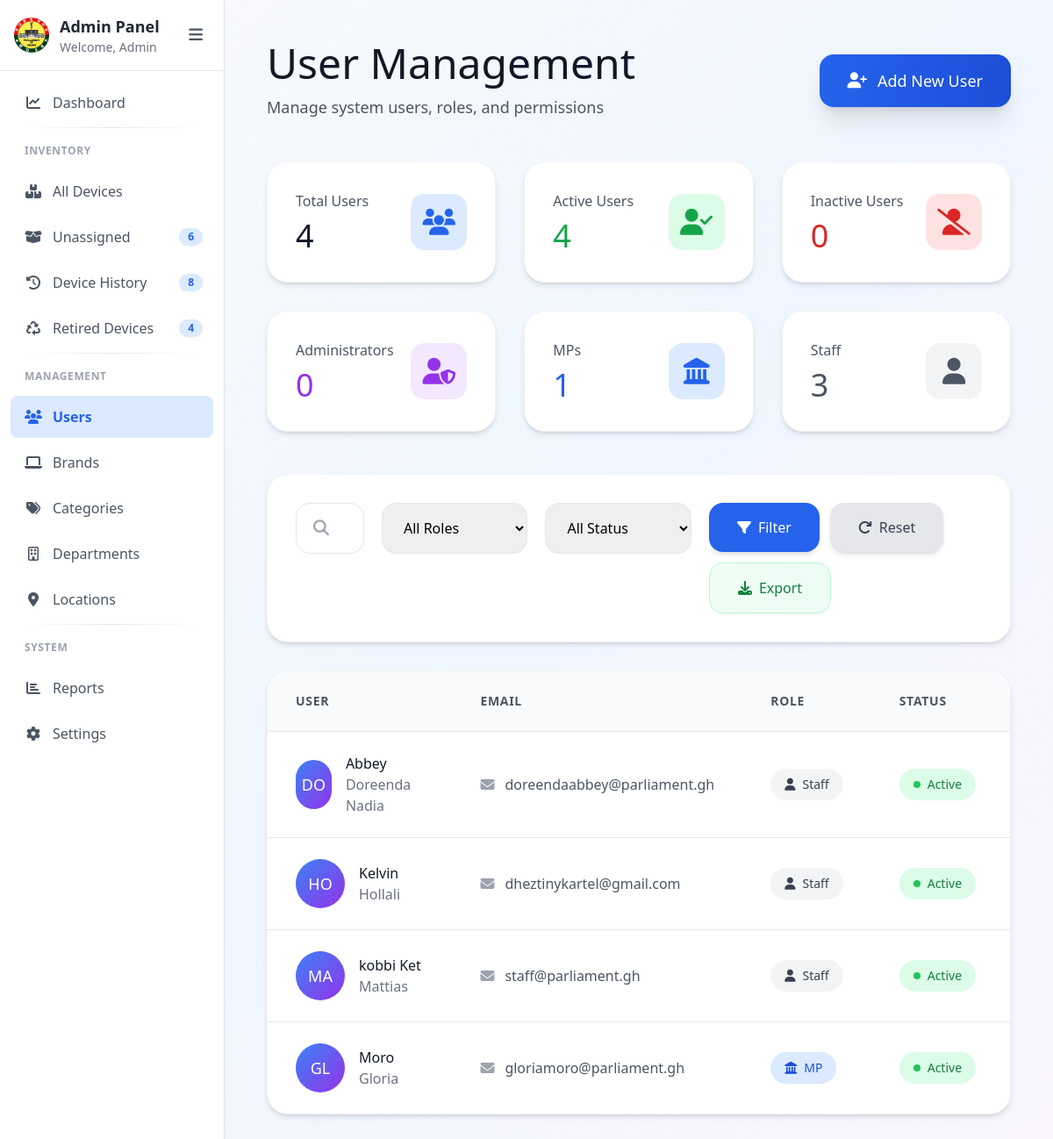
The page /users.php on the database its author committed.
### tables this page shows
CREATE TABLE `users` (
  `id` int(11) NOT NULL,
  `firstname` varchar(50) NOT NULL,
  `lastname` varchar(100) NOT NULL,
  `email` varchar(100) NOT NULL,
  `role` enum('admin','staff','mp') NOT NULL DEFAULT 'staff',
  `status` enum('active','inactive') NOT NULL DEFAULT 'active',
  `created_at` timestamp NULL DEFAULT current_timestamp(),
  `updated_at` timestamp NULL DEFAULT current_timestamp() ON UPDATE current_timestamp()
);

### users.php (the view, shortened to what this page needs)
<?php
$db = new Database();
$conn = $db->getConnection();
$search = trim($_GET['search'] ?? '');
$page = max(1, (int) ($_GET['page'] ?? 1));
$limit = isset($_GET['limit']) && in_array((int) $_GET['limit'], [10, 25, 50, 100])
    ? (int) $_GET['limit']
    : 10;
$offset = ($page - 1) * $limit;
$whereConditions = [];
$params = [];
$types = "";
$whereClause = !empty($whereConditions)
    ? " WHERE " . implode(" AND ", $whereConditions)
    : "";
$countSql = "SELECT COUNT(*) as total FROM users" . $whereClause;
$stmt = $conn->prepare($countSql);
$stmt->execute();
$countResult = $stmt->get_result();
$totalUsers = $countResult->fetch_assoc()['total'];
$activeSql = "SELECT COUNT(*) as count FROM users" . $whereClause . ($whereClause ? " AND " : " WHERE ") . "status = 'active'";
$stmt = $conn->prepare($activeSql);
$stmt->execute();
$activeResult = $stmt->get_result();
$activeUsers = $activeResult->fetch_assoc()['count'];
$adminSql = "SELECT COUNT(*) as count FROM users" . $whereClause . ($whereClause ? " AND " : " WHERE ") . "role = 'admin'";
$stmt = $conn->prepare($adminSql);
$stmt->execute();
$adminResult = $stmt->get_result();
$adminUsers = $adminResult->fetch_assoc()['count'];
$mpSql = "SELECT COUNT(*) as count FROM users" . $whereClause . ($whereClause ? " AND " : " WHERE ") . "role = 'mp'";
$stmt = $conn->prepare($mpSql);
$stmt->execute();
$mpResult = $stmt->get_result();
$mpUsers = $mpResult->fetch_assoc()['count'];
$staffSql = "SELECT COUNT(*) as count FROM users" . $whereClause . ($whereClause ? " AND " : " WHERE ") . "role = 'staff'";
$stmt = $conn->prepare($staffSql);
$stmt->execute();
$staffResult = $stmt->get_result();
$staffUsers = $staffResult->fetch_assoc()['count'];
$sql = "SELECT * FROM users" . $whereClause . " ORDER BY id DESC LIMIT ? OFFSET ?";
$params[] = $limit;
$params[] = $offset;
$types .= "ii";
$stmt = $conn->prepare($sql);
if (!empty($params)) {
    $stmt->bind_param($types, ...$params);
}
$stmt->execute();
$result = $stmt->get_result();
$users = $result->fetch_all(MYSQLI_ASSOC);
?>
<!DOCTYPE html>
<html lang="en">
<head>
    <script src="https://cdn.tailwindcss.com"></script>
    <link rel="stylesheet" href="https://cdnjs.cloudflare.com/ajax/libs/font-awesome/6.5.1/css/all.min.css">
</head>
<body class="bg-gradient-to-br from-gray-50 via-blue-50 to-purple-50 min-h-screen">
    <?php include 'sidebar.php'; ?>
    <main id="mainContent" class="p-6 md:p-12 max-w-[1600px] mx-auto">
        <div class="mb-12">
            <div class="flex flex-col md:flex-row md:items-center md:justify-between gap-6">
                <div>
                    <h1 class="text-4xl md:text-5xl font-medium text-gray-900 mb-3">User Management</h1>
                    <p class="text-lg text-gray-600">Manage system users, roles, and permissions</p>
                </div>
                <button onclick="openAddModal()"
                    class="inline-flex items-center justify-center px-8 py-4 bg-gradient-to-r from-blue-600 to-blue-700 text-white text-lg rounded-2xl hover:from-blue-700 hover:to-blue-800 transition-all shadow-xl hover:shadow-2xl transform hover:-translate-y-1">
                    <i class="fas fa-user-plus mr-3"></i>
                    Add New User
                </button>
            </div>
        </div>
        <div class="grid grid-cols-1 md:grid-cols-2 lg:grid-cols-3 xl:grid-cols-6 gap-8 mb-12">
            <div class="bg-white rounded-3xl shadow-md hover:shadow-xl transition-shadow p-8 border border-gray-100">
                <div class="flex items-center justify-between">
                    <div>
                        <p class="text-base text-gray-600 mb-2">Total Users</p>
                        <p class="text-4xl font-medium text-gray-900"><?= $totalUsers ?></p>
                    </div>
                    <div class="w-16 h-16 bg-blue-100 rounded-2xl flex items-center justify-center">
                        <i class="fas fa-users text-3xl text-blue-600"></i>
                    </div>
                </div>
            </div>
            <div class="bg-white rounded-3xl shadow-md hover:shadow-xl transition-shadow p-8 border border-gray-100">
                <div class="flex items-center justify-between">
                    <div>
                        <p class="text-base text-gray-600 mb-2">Active Users</p>
                        <p class="text-4xl font-medium text-green-600"><?= $activeUsers ?></p>
                    </div>
                    <div class="w-16 h-16 bg-green-100 rounded-2xl flex items-center justify-center">
                        <i class="fas fa-user-check text-3xl text-green-600"></i>
                    </div>
                </div>
            </div>
            <div class="bg-white rounded-3xl shadow-md hover:shadow-xl transition-shadow p-8 border border-gray-100">
                <div class="flex items-center justify-between">
                    <div>
                        <p class="text-base text-gray-600 mb-2">Inactive Users</p>
                        <p class="text-4xl font-medium text-red-600"><?= $totalUsers - $activeUsers ?></p>
                    </div>
                    <div class="w-16 h-16 bg-red-100 rounded-2xl flex items-center justify-center">
                        <i class="fas fa-user-slash text-3xl text-red-600"></i>
                    </div>
                </div>
            </div>
            <div class="bg-white rounded-3xl shadow-md hover:shadow-xl transition-shadow p-8 border border-gray-100">
                <div class="flex items-center justify-between">
                    <div>
                        <p class="text-base text-gray-600 mb-2">Administrators</p>
                        <p class="text-4xl font-medium text-purple-600"><?= $adminUsers ?></p>
                    </div>
                    <div class="w-16 h-16 bg-purple-100 rounded-2xl flex items-center justify-center">
                        <i class="fas fa-user-shield text-3xl text-purple-600"></i>
                    </div>
                </div>
            </div>
            <div class="bg-white rounded-3xl shadow-md hover:shadow-xl transition-shadow p-8 border border-gray-100">
                <div class="flex items-center justify-between">
                    <div>
                        <p class="text-base text-gray-600 mb-2">MPs</p>
                        <p class="text-4xl font-medium text-blue-600"><?= $mpUsers ?></p>
                    </div>
                    <div class="w-16 h-16 bg-blue-100 rounded-2xl flex items-center justify-center">
                        <i class="fas fa-landmark text-3xl text-blue-600"></i>
                    </div>
                </div>
            </div>
            <div class="bg-white rounded-3xl shadow-md hover:shadow-xl transition-shadow p-8 border border-gray-100">
                <div class="flex items-center justify-between">
                    <div>
                        <p class="text-base text-gray-600 mb-2">Staff</p>
                        <p class="text-4xl font-medium text-gray-600"><?= $staffUsers ?></p>
                    </div>
                    <div class="w-16 h-16 bg-gray-100 rounded-2xl flex items-center justify-center">
                        <i class="fas fa-user text-3xl text-gray-600"></i>
                    </div>
                </div>
            </div>
        </div>
        <div class="bg-white rounded-3xl shadow-md border border-gray-100 p-8 mb-8">
            <form method="GET" class="flex flex-col md:flex-row gap-5">
                <div class="flex-1">
                    <div class="relative">
                        <i
                            class="fas fa-search absolute left-5 top-1/2 transform -translate-y-1/2 text-gray-400 text-lg"></i>
                        <input type="text" name="search" value="<?= htmlspecialchars($search) ?>"
                            placeholder="Search by username, name, or email..." autocomplete="off"
                            class="w-full pl-14 pr-5 py-4 text-base border border-gray-200 rounded-2xl focus:outline-none focus:ring-2 focus:ring-blue-500 focus:border-transparent transition">
                    </div>
                </div>
                <div class="w-full md:w-56">
                    <select name="role"
                        class="w-full px-5 py-4 text-base border border-gray-200 rounded-2xl focus:outline-none focus:ring-2 focus:ring-blue-500 focus:border-transparent transition">
                        <option value="">All Roles</option>
                    </select>
                </div>
                <div class="w-full md:w-56">
                    <select name="status"
                        class="w-full px-5 py-4 text-base border border-gray-200 rounded-2xl focus:outline-none focus:ring-2 focus:ring-blue-500 focus:border-transparent transition">
                        <option value="">All Status</option>
                    </select>
                </div>
                <div class="flex gap-3 flex-wrap items-center">
                    <button type="submit"
                        class="px-8 py-4 text-base bg-blue-600 text-white rounded-2xl hover:bg-blue-700 transition-colors shadow-md hover:shadow-lg">
                        <i class="fas fa-filter mr-2"></i>Filter
                    </button>
                    <a href="users.php"
                        class="px-8 py-4 text-base bg-gray-200 text-gray-700 rounded-2xl hover:bg-gray-300 transition-colors inline-flex items-center shadow-md hover:shadow-lg">
                        <i class="fas fa-redo mr-2"></i>Reset
                    </a>
                    <a href="export_users.php?<?= http_build_query($_GET) ?>" class="px-8 py-4 bg-gradient-to-r from-green-50 to-emerald-50 border border-green-200 text-green-700 rounded-2xl
               hover:from-green-100 hover:to-emerald-100 hover:border-green-300 transition-all duration-200
               inline-flex items-center gap-2 shadow-sm hover:shadow">
                        <i class="fas fa-download"></i>
                        <span>Export</span>
                    </a>
                </div>
            </form>
        </div>
        <div class="bg-white rounded-3xl shadow-md border border-gray-100 overflow-hidden">
            <div class="overflow-x-auto">
                <table class="w-full">
                    <thead>
                        <tr class="bg-gray-50 border-b border-gray-200">
                            <th class="px-8 py-6 text-left text-sm text-gray-600 uppercase tracking-wider">
                                User
                            </th>
                            <th class="px-8 py-6 text-left text-sm text-gray-600 uppercase tracking-wider">
                                Email
                            </th>
                            <th class="px-8 py-6 text-left text-sm text-gray-600 uppercase tracking-wider">
                                Role
                            </th>
                            <th class="px-8 py-6 text-left text-sm text-gray-600 uppercase tracking-wider">
                                Status
                            </th>
                            <th class="px-8 py-6 text-right text-sm text-gray-600 uppercase tracking-wider">
                            </th>
                        </tr>
                    </thead>
                    <tbody class="divide-y divide-gray-200">
                        <?php if (!empty($users)): ?>
                            <?php foreach ($users as $user): ?>
                                <tr class="hover:bg-gray-50 transition-colors">
                                    <td class="px-8 py-6">
                                        <div class="flex items-center gap-4">
                                            <div
                                                class="w-14 h-14 bg-gradient-to-br from-blue-500 to-purple-600 rounded-full flex items-center justify-center text-white text-lg">
                                                <?= strtoupper(substr($user['firstname'], 0, 2)) ?>
                                            </div>
                                            <div>
                                                <p class="text-gray-900 text-base">
                                                    <?= htmlspecialchars($user['lastname']) ?>
                                                </p>
                                                <p class="text-base text-gray-500">
                                                    <?= htmlspecialchars($user['firstname']) ?>
                                                </p>
                                            </div>
                                        </div>
                                    </td>
                                    <td class="px-8 py-6">
                                        <div class="flex items-center text-gray-600">
                                            <i class="fas fa-envelope text-gray-400 mr-3 text-base"></i>
                                            <span class="text-base"><?= htmlspecialchars($user['email']) ?></span>
                                        </div>
                                    </td>
                                    <td class="px-8 py-6">
                                        <?php if ($user['role'] === 'admin'): ?>
                                            <span
                                                class="inline-flex items-center px-4 py-2 rounded-full text-sm bg-purple-100 text-purple-700">
                                                <i class="fas fa-shield-alt mr-2"></i>Admin
                                            </span>
                                        <?php elseif ($user['role'] === 'mp'): ?>
                                            <span
                                                class="inline-flex items-center px-4 py-2 rounded-full text-sm bg-blue-100 text-blue-700">
                                                <i class="fas fa-landmark mr-2"></i>MP
                                            </span>
                                        <?php else: ?>
                                            <span
                                                class="inline-flex items-center px-4 py-2 rounded-full text-sm bg-gray-100 text-gray-700">
                                                <i class="fas fa-user mr-2"></i>Staff
                                            </span>
                                        <?php endif; ?>
                                    </td>
                                    <td class="px-8 py-6">
                                        <?php if ($user['status'] === 'active'): ?>
                                            <span
                                                class="inline-flex items-center px-4 py-2 rounded-full text-sm bg-green-100 text-green-700">
                                                <span class="w-2 h-2 bg-green-500 rounded-full mr-2"></span>Active
                                            </span>
                                        <?php endif; ?>
                                    </td>
                                    <td class="px-8 py-6">
                                    </td>
                                </tr>
                            <?php endforeach; ?>
                        <?php endif; ?>
                    </tbody>
                </table>
            </div>
        </div>
    </main>
</body>
</html>

### sidebar.php (style rules this page uses)
#mainContent { margin-left: 16rem; transition: margin-left 0.3s ease; }

### rows shown on the page
users: firstname "DO", lastname "Abbey", firstname "Doreenda Nadia", email "doreendaabbey@parliament.gh", role "staff" (drawn), status "active" (drawn)
users: firstname "HO", lastname "Kelvin", firstname "Hollali", email "dheztinykartel@gmail.com", role "staff" (drawn), status "active" (drawn)
users: firstname "MA", lastname "kobbi Ket", firstname "Mattias", email "staff@parliament.gh", role "staff" (drawn), status "active" (drawn)
users: firstname "GL", lastname "Moro", firstname "Gloria", email "gloriamoro@parliament.gh", role "mp" (drawn), status "active" (drawn)

### other values the page prints
$_SESSION['full_name'] "Admin"
$unassignedCount "6"
$historyCount "8"
$retiredCount "4"
$totalUsers "4"
$activeUsers "4"
$totalUsers - $activeUsers "0"
$adminUsers "0"
$mpUsers "1"
$staffUsers "3"
